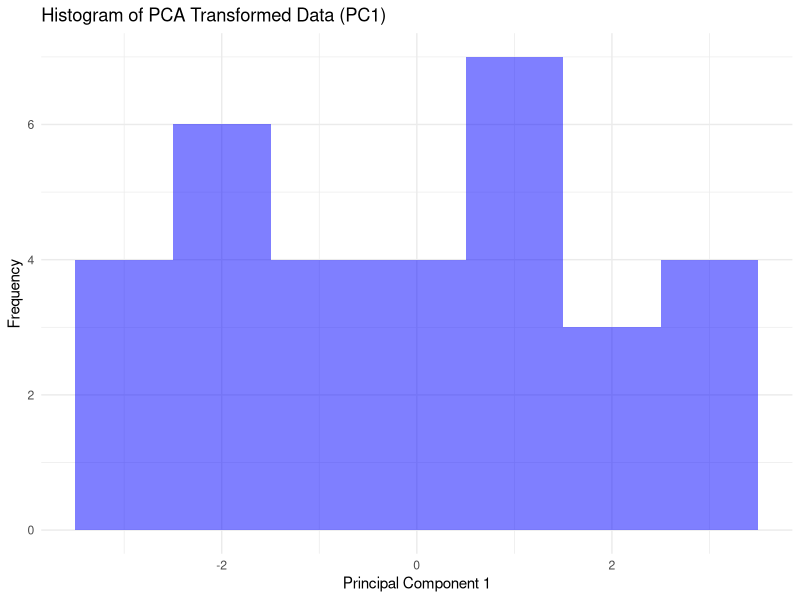
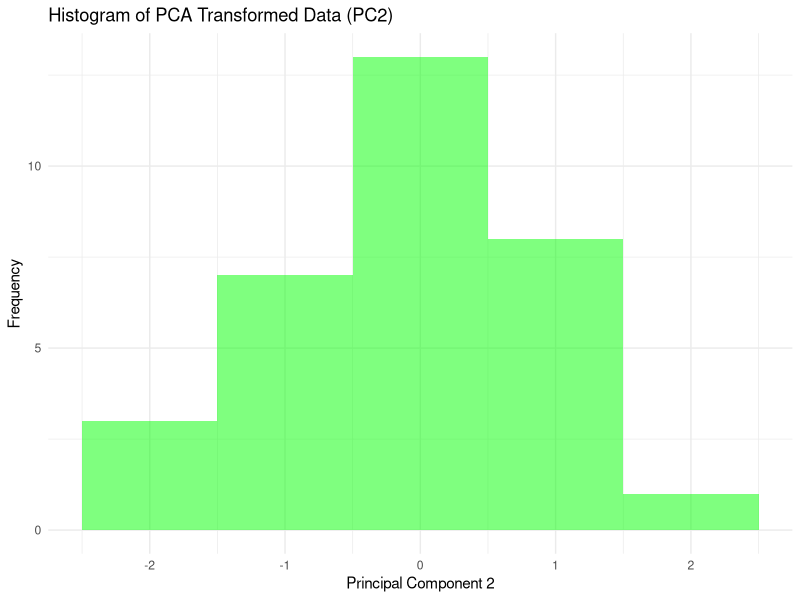

The R script that drew these images, in order:
# Load necessary libraries
library(ggplot2)
library(dplyr)

# Load the mtcars dataset
data(mtcars)
X <- mtcars[, c("mpg", "disp", "hp", "wt", "qsec")]

# Perform PCA
pca_result <- prcomp(X, scale = TRUE)

# Transform the data to the lower-dimensional space
X_pca <- as.data.frame(pca_result$x)

# Create histograms for each principal component
ggplot(X_pca, aes(x = PC1)) +
  geom_histogram(binwidth = 1, fill = "blue", alpha = 0.5) +
  labs(title = "Histogram of PCA Transformed Data (PC1)",
       x = "Principal Component 1", y = "Frequency") +
  theme_minimal()

ggplot(X_pca, aes(x = PC2)) +
  geom_histogram(binwidth = 1, fill = "green", alpha = 0.5) +
  labs(title = "Histogram of PCA Transformed Data (PC2)",
       x = "Principal Component 2", y = "Frequency") +
  theme_minimal()
